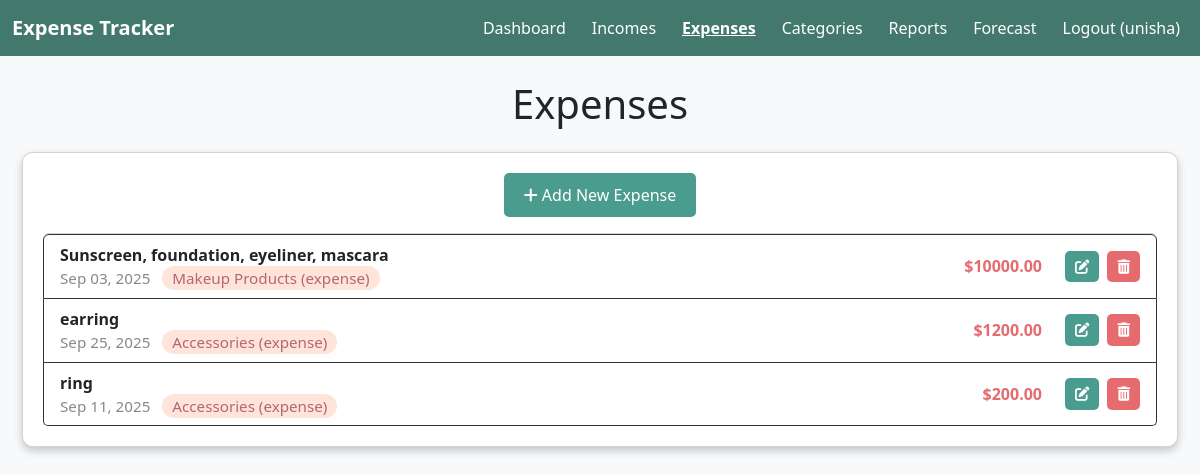
Page /tracker/expenses/ (signed in) on the committed database.
### tracker/models.py (models this page shows, shortened)
class Expense(models.Model):
    amount = models.DecimalField(max_digits=10, decimal_places=2)
    date = models.DateField()
    category = models.ForeignKey(Category, on_delete=models.CASCADE, limit_choices_to={'type': 'expense'})
    description = models.TextField(blank=True)
    user = models.ForeignKey(User, on_delete=models.CASCADE)

class Category(models.Model):
    name = models.CharField(max_length=100)
    type = models.CharField(
        max_length=10,
        choices=[('income', 'Income'), ('expense', 'Expense')],
        default='expense'
    )
    user = models.ForeignKey(User, on_delete=models.CASCADE)
    def __str__(self):
        return f"{self.name} ({self.type})"

### tracker/views.py (the view)
# urls.py: path('expenses/', views.expense_list, name='expense_list'),
@login_required
def expense_list(request):
    query = request.GET.get('q')
    expenses = Expense.objects.filter(user=request.user)
    if query:
        expenses = expenses.filter(Q(description__icontains=query) | Q(category__name__icontains=query))
    return render(request, 'tracker/expense_list.html', {'expenses': expenses})

### tracker/templates/tracker/expense_list.html (shortened to what this page needs)
{% extends 'tracker/base.html' %}
{% block content %}
<link rel="stylesheet" href="https://cdnjs.cloudflare.com/ajax/libs/font-awesome/6.4.0/css/all.min.css">
<h1 class="text-center mb-4">Expenses</h1>
<div class="card">
    <div class="text-center mb-3">
        <a href="{% url 'expense_create' %}" class="btn"><i class="fas fa-plus"></i> Add New Expense</a>
    </div>
    <ul class="list-group">
        {% for expense in expenses %}
        <li class="list-group-item">
            <div class="expense-details">
                <strong>{{ expense.description }}</strong>
                <span class="expense-meta">
                    {{ expense.date|date:"M d, Y" }}
                    <span class="category-badge">{{ expense.category }}</span>
                </span>
            </div>
            <div class="actions">
                <span class="amount">${{ expense.amount|floatformat:2 }}</span>
                <a href="{% url 'expense_update' expense.id %}" class="btn btn-sm" title="Edit">
                    <i class="fas fa-edit"></i>
                </a>
                <a href="{% url 'expense_delete' expense.id %}" class="btn btn-sm btn-danger" title="Delete" onclick="return confirm('Are you sure you want to delete this expense?');">
                    <i class="fas fa-trash-alt"></i>
                </a>
            </div>
        </li>
        {% empty %}
        <li class="list-group-item empty-illustration">
            <i class="fas fa-receipt"></i>
            <div>No expenses found. Start by adding a new one!</div>
        </li>
        {% endfor %}
    </ul>
</div>
{% endblock %}

### tracker/templates/tracker/base.html (shortened to what this page needs)
<!DOCTYPE html>
<html>
<head>
    <link href="https://cdn.jsdelivr.net/npm/bootstrap@5.3.0/dist/css/bootstrap.min.css" rel="stylesheet">
</head>
<body>
    <nav class="navbar navbar-expand-lg">
        <div class="container-fluid">
            <a class="navbar-brand" href="{% url 'dashboard' %}">Expense Tracker</a>
            <div class="collapse navbar-collapse" id="navbarNav">
                <ul class="navbar-nav ms-auto">
                    {% if user.is_authenticated %}
                    <li class="nav-item"><a class="nav-link {% if request.resolver_match.url_name == 'dashboard' %}active{% endif %}" href="{% url 'dashboard' %}">Dashboard</a></li>
                    <li class="nav-item"><a class="nav-link {% if request.resolver_match.url_name == 'income_list' %}active{% endif %}" href="{% url 'income_list' %}">Incomes</a></li>
                    <li class="nav-item"><a class="nav-link {% if request.resolver_match.url_name == 'expense_list' %}active{% endif %}" href="{% url 'expense_list' %}">Expenses</a></li>
                    <li class="nav-item"><a class="nav-link {% if request.resolver_match.url_name == 'category_list' %}active{% endif %}" href="{% url 'category_list' %}">Categories</a></li>
                    <li class="nav-item"><a class="nav-link {% if request.resolver_match.url_name == 'reports' %}active{% endif %}" href="{% url 'reports' %}">Reports</a></li>
                    <li class="nav-item"><a class="nav-link {% if request.resolver_match.url_name == 'forecast' %}active{% endif %}" href="{% url 'forecast' %}">Forecast</a></li>
                    <li class="nav-item"><a class="nav-link" href="{% url 'logout' %}">Logout ({{ user.username }})</a></li>
                    {% endif %}
                </ul>
            </div>
        </div>
    </nav>
    <div class="container mt-4">
        {% block content %}
        {% endblock %}
    </div>
</body>
</html>

### tracker/templates/tracker/base.html (style rules this page uses)
body { background-color: #f8f9fa; }
.container { max-width: 1200px; }
.navbar { background-color: #43796D !important; }
.navbar-brand { font-weight: bold; color: #ffffff !important; }
.navbar .nav-link { color: #ffffff !important; font-weight: 500; margin-left: 10px; }
.navbar .nav-link.active { text-decoration: underline; font-weight: bold; }

### tracker/templates/tracker/expense_list.html (style rules this page uses)
.card { background: #fff; border-radius: 10px; padding: 20px; margin: 10px; box-shadow: 0 4px 8px rgba(0,0,0,0.2); }
.btn { background-color: #4a9c8f; border: none; border-radius: 5px; padding: 10px 20px; color: #fff; }
.btn-danger { background-color: #e56b6f; }
.btn-sm { padding: 5px 10px; font-size: 0.9rem; }
.list-group-item { background-color: #fff; border-color: #333; display: flex; justify-content: space-between; align-items: center; transition: background 0.2s; }
.expense-details { display: flex; flex-direction: column; }
.expense-meta { color: #888; font-size: 0.95rem; }
.category-badge { background: #ffe5d9; color: #b56576; border-radius: 12px; padding: 2px 10px; font-size: 0.95rem; margin-left: 8px; }
.amount { font-weight: bold; color: #e56b6f; margin-right: 15px; }
.actions { display: flex; gap: 8px; align-items: center; }

### rows in the picture
Expense: description "Sunscreen, foundation, eyeliner, mascara", date "Sep 03, 2025", category "Makeup Products (expense)", amount "10000.00"
Expense: description "earring", date "Sep 25, 2025", category "Accessories (expense)", amount "1200.00"
Expense: description "ring", date "Sep 11, 2025", category "Accessories (expense)", amount "200.00"

### other values in the picture
{{ user.username }} "unisha"
